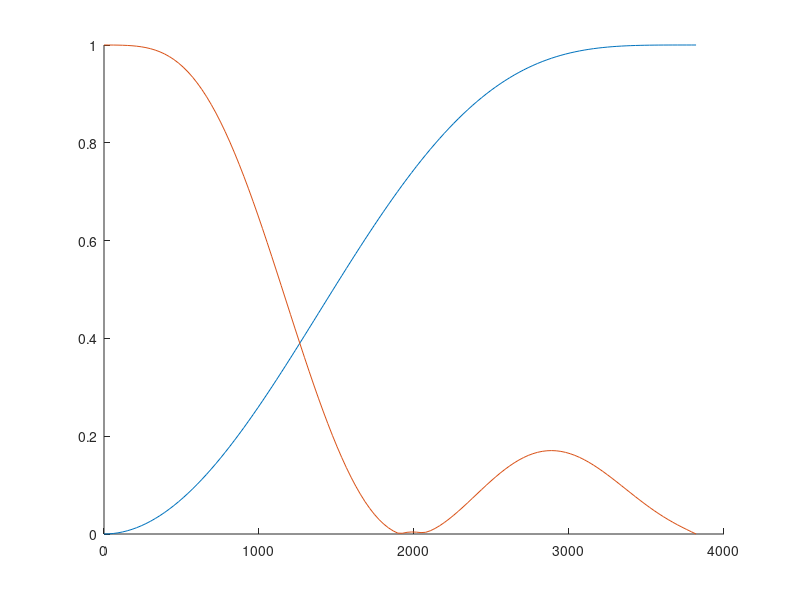

MATLAB code for this plot:
clear;
figure;

sq3 = sqrt(3);

a_S20 = [ (5-sq3), (5+sq3), (3+3*sq3), (5+3*sq3), (3+sq3), (3-sq3), (5-3*sq3), (3-3*sq3) ] / 16;
a_T10 = [ (1-sq3), -(3-sq3), (+3+sq3), -(1+sq3) ] / 4*sqrt(2);

H_S20 = @(x) a_S20(1) + a_S20(2)*e^(-i*x) + a_S20(3)*e^(-2*i*x) + a_S20(4)*e^(-3*i*x) + ...
    a_S20(5)*e^(-4*i*x) + a_S20(6)*e^(-5*i*x) + a_S20(7)*e^(-6*i*x) + a_S20(8)*e^(-7*i*x);
A_S20 = @(x) abs(H_S20(x));

H_T10 = @(x) a_T10(1) + a_T10(2)*e^(-i*x) + a_T10(3)*e^(-2*i*x) + a_T10(4)*e^(-3*i*x);
A_T10 = @(x) abs(H_T10(x));

A_S20_f = @(x) A_S20(2*pi*x/48000);
A_T10_f = @(x) A_T10(2*pi*x/48000);

f = linspace(0, 48000/2, 128);
k_S20 = arrayfun(A_S20_f, f);
k_T10 = arrayfun(A_T10_f, f);
f = f / (2*pi);

hold on;
plot(f, k_T10/max(k_T10));
plot(f, k_S20/max(k_S20));

